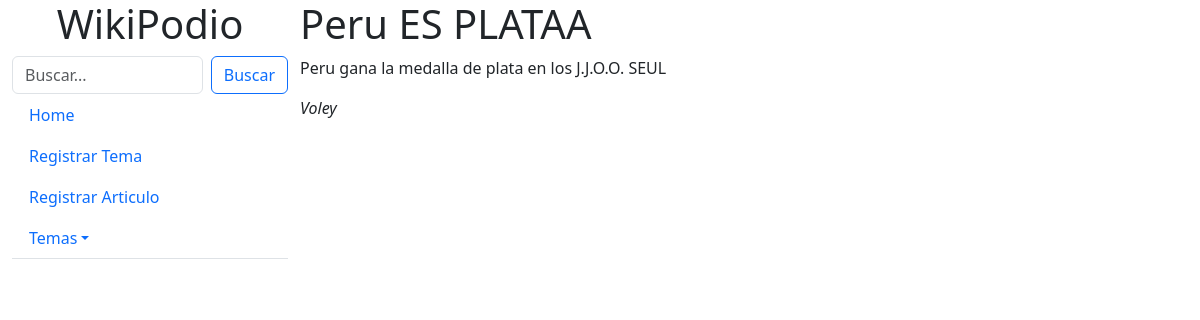
Page /vistaArticulo/3 on the committed database.
### wikiApp/models.py (models this page shows)
class articulo(models.Model):
    tituloArticulo = models.CharField(max_length=128, null=True, blank=True)
    contenidoArticulo = models.CharField(max_length=1024, null=True, blank=True)
    temaRelacionado = models.ForeignKey(tema, null=True, blank=True, on_delete=models.CASCADE)

class tema(models.Model):
    nombreTema = models.CharField(max_length=128, null=True, blank=True)
    descripcionTema = models.CharField(max_length=512, null=True, blank=True)

### wikiApp/views.py (the view, shortened to what this page needs)
# urls.py: path('vistaArticulo/<str:idArticulo>', views.vistaArticulo, name='vistaArticulo'),
def vistaArticulo(request, idArticulo):
    listaTema = tema.objects.all().order_by('id')
    objArticulo = articulo.objects.get(id=idArticulo)
    busqueda = request.GET.get("buscar")
    return render(request,'vistaArticulo.html',{
        'listaTema': listaTema,
        'objArticulo':objArticulo,
    })

### wikiApp/templates/vistaArticulo.html (shortened to what this page needs)
{% extends "layout.html" %}
{% block contenido %}
<h1>{{objArticulo.tituloArticulo}}</h1>
<p>{{ objArticulo.contenidoArticulo}}</p>
<p class="fst-italic"> {{ objArticulo.temaRelacionado.nombreTema}}</p>
{% endblock %}

### rows in the picture
articulo: contenidoArticulo "Peru gana la medalla de plata en los J.J.O.O. SEUL", temaRelacionado.nombreTema "Voley"
